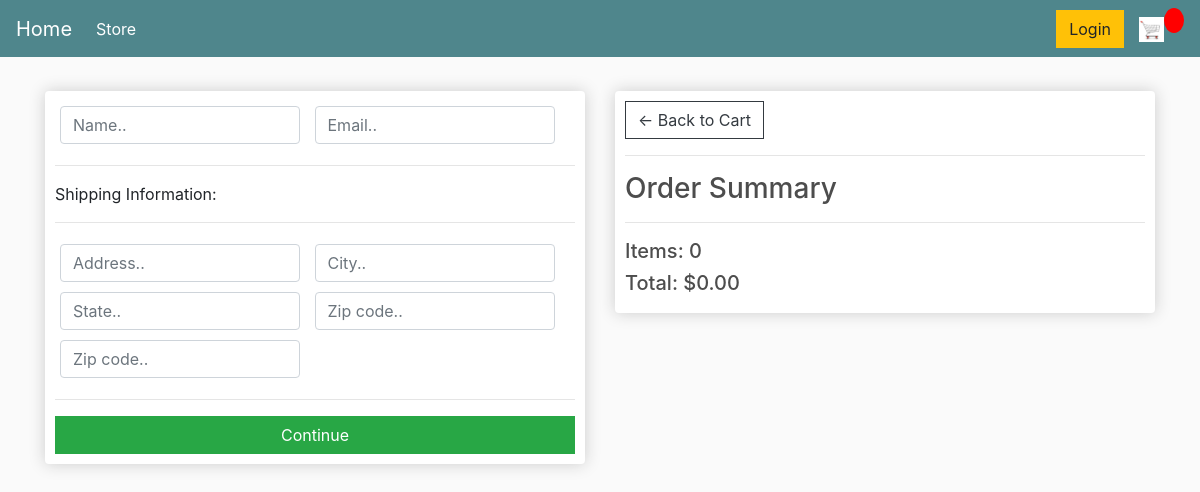
/checkout/ (signed in), run on an earlier commit of the app's database.
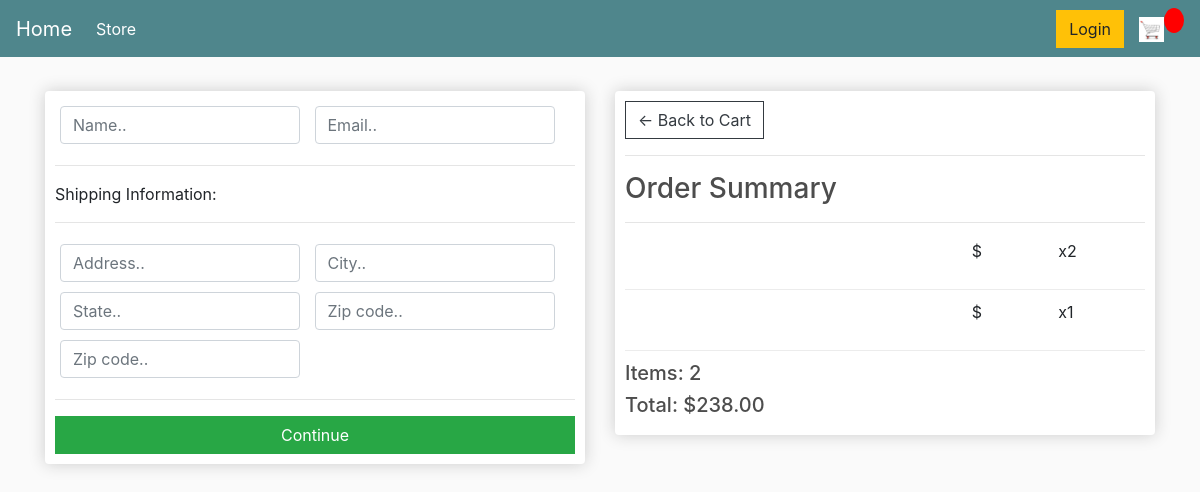
And on a later commit of the database.
### shop/models.py (models this page shows, shortened)
class Order(models.Model):
     customer = models.ForeignKey(Customer ,on_delete=models.SET_NULL,null=True,blank=True)
     date_ordered = models.DateTimeField(auto_now_add=True)
     complete = models.BooleanField(default=False)
     @property
     def get_carttotal(self):
          order_items = self.orderitem_set.all()
          total = sum([item.get_total for item in order_items])
          return total

class OrderItem(models.Model):
     product = models.ForeignKey(Product, on_delete=models.SET_NULL,null=True)
     order = models.ForeignKey(Order, on_delete=models.SET_NULL,null=True)
     quantity = models.IntegerField(default=0,null=True,blank=True)
     date_added = models.DateTimeField(auto_now_add=True)
     @property
     def get_total(self):
         total = self.quantity * self.product.price
         return total

class Product(models.Model):
    name = models.CharField(max_length=220)
    price = models.FloatField()
    digital = models.BooleanField(default=False,null=True,blank=True)
    image = models.ImageField(null=True,blank=True)

### shop/views.py (the view)
# urls.py: path('checkout/',views.checkout,name='checkout'),
@login_required
def checkout(request):
    customer = request.user.customer
    order, created = Order.objects.get_or_create(customer=customer, complete=False)
    items = order.orderitem_set.all()
    context = {'items': items, 'order': order}
    return render(request, 'checkout.html', context)

### templates/checkout.html (shortened to what this page needs)
{% extends 'main.html' %}
{% load static %}
{% block content %}
     <div class="row">
		<div class="col-lg-6">
			<div class="box-element" id="form-wrapper">
				<form id="form">
					<div id="user-info">
						<div class="form-field">
							<input required class="form-control" type="text" name="name" placeholder="Name..">
						</div>
						<div class="form-field">
							<input required class="form-control" type="email" name="email" placeholder="Email..">
						</div>
					</div>
					<div id="shipping-info">
						<hr>
						<p>Shipping Information:</p>
						<hr>
						<div class="form-field">
							<input class="form-control" type="text" name="address" placeholder="Address..">
						</div>
						<div class="form-field">
							<input class="form-control" type="text" name="city" placeholder="City..">
						</div>
						<div class="form-field">
							<input class="form-control" type="text" name="state" placeholder="State..">
						</div>
						<div class="form-field">
							<input class="form-control" type="text" name="zipcode" placeholder="Zip code..">
						</div>
						<div class="form-field">
							<input class="form-control" type="text" name="country" placeholder="Zip code..">
						</div>
					</div>
					<hr>
					<input id="form-button" class="btn btn-success btn-block" type="submit" value="Continue">
				</form>
			</div>
			<br>
		</div>
		<div class="col-lg-6">
			<div class="box-element">
				<a  class="btn btn-outline-dark" href="{% url 'cart' %}">&#x2190; Back to Cart</a>
				<hr>
				<h3>Order Summary</h3>
				<hr>
				{% for item in items %}
				<div class="cart-row">
					<div style="flex:2"><img class="row-image" src="{{ item.Product.imageURL }}"></div>
					<div style="flex:2"><p>{{ item.Product.name }}</p></div>
					<div style="flex:1"><p>${{ item.gettotal|floatformat:2 }}</p></div>
					<div style="flex:1"><p>x{{ item.quantity }}</p></div>
				</div>
				{% endfor %}
				<h5>Items:  {{ items|length }}</h5>
				<h5>Total:  ${{ order.get_carttotal|floatformat:2 }}</h5>
			</div>
		</div>
	</div>
{% endblock content %}

What changed in the data, as far as the page shows it:
added OrderItem: quantity "2"
added OrderItem: quantity "1"
computed for Order: get_carttotal "0.00" → "238.00"
Also different on the page:
{{ items|length }}: "0" → "2"
